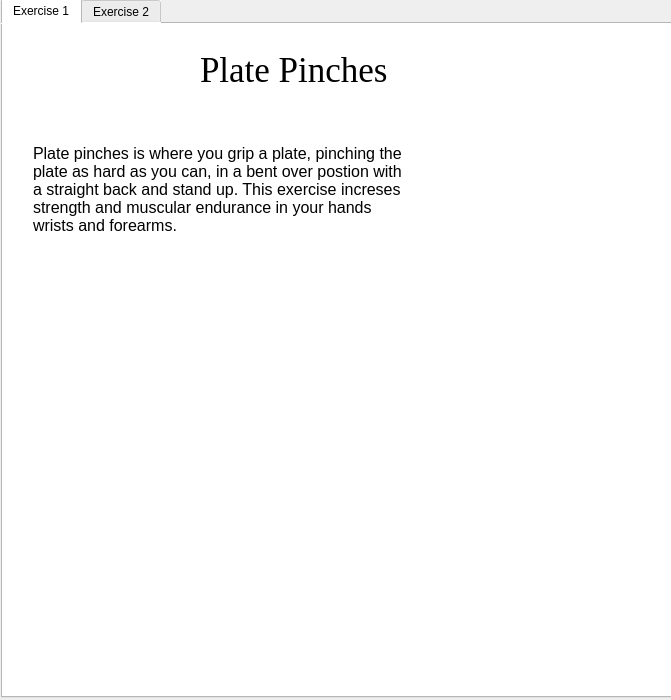
<?xml version="1.0" encoding="UTF-8"?>
<ui version="4.0">
 <class>hand_grip_widget</class>
 <widget class="QWidget" name="hand_grip_widget">
  <property name="geometry">
   <rect>
    <x>0</x>
    <y>0</y>
    <width>671</width>
    <height>700</height>
   </rect>
  </property>
  <property name="minimumSize">
   <size>
    <width>671</width>
    <height>700</height>
   </size>
  </property>
  <property name="maximumSize">
   <size>
    <width>671</width>
    <height>700</height>
   </size>
  </property>
  <property name="windowTitle">
   <string/>
  </property>
  <widget class="QTabWidget" name="hand_grip_tab">
   <property name="geometry">
    <rect>
     <x>1</x>
     <y>-2</y>
     <width>671</width>
     <height>700</height>
    </rect>
   </property>
   <property name="minimumSize">
    <size>
     <width>671</width>
     <height>700</height>
    </size>
   </property>
   <property name="maximumSize">
    <size>
     <width>671</width>
     <height>700</height>
    </size>
   </property>
   <property name="styleSheet">
    <string notr="true">background-color: rgb(255, 255, 255);</string>
   </property>
   <property name="currentIndex">
    <number>0</number>
   </property>
   <widget class="QWidget" name="exercise_1">
    <attribute name="title">
     <string>Exercise 1</string>
    </attribute>
    <widget class="QLabel" name="hgrip_exercise_1_title_lbl">
     <property name="geometry">
      <rect>
       <x>197</x>
       <y>10</y>
       <width>261</width>
       <height>71</height>
      </rect>
     </property>
     <property name="minimumSize">
      <size>
       <width>211</width>
       <height>71</height>
      </size>
     </property>
     <property name="maximumSize">
      <size>
       <width>291</width>
       <height>71</height>
      </size>
     </property>
     <property name="font">
      <font>
       <family>Georgia</family>
       <pointsize>26</pointsize>
      </font>
     </property>
     <property name="text">
      <string>Plate Pinches</string>
     </property>
    </widget>
    <widget class="QLabel" name="bi_exercise_1_msg_lbl">
     <property name="geometry">
      <rect>
       <x>30</x>
       <y>120</y>
       <width>381</width>
       <height>151</height>
      </rect>
     </property>
     <property name="font">
      <font>
       <pointsize>12</pointsize>
      </font>
     </property>
     <property name="text">
      <string>Plate pinches is where you grip a plate, pinching the plate as hard as you can, in a bent over postion with a straight back and stand up. This exercise increses strength and muscular endurance in your hands wrists and forearms.</string>
     </property>
     <property name="alignment">
      <set>Qt::AlignLeading|Qt::AlignLeft|Qt::AlignTop</set>
     </property>
     <property name="wordWrap">
      <bool>true</bool>
     </property>
    </widget>
    <widget class="QLabel" name="h_grip_exercise_1_lbl">
     <property name="geometry">
      <rect>
       <x>190</x>
       <y>300</y>
       <width>281</width>
       <height>351</height>
      </rect>
     </property>
     <property name="text">
      <string/>
     </property>
     <property name="pixmap">
      <pixmap>../../Pictures/h_grip_exercise_1.png</pixmap>
     </property>
    </widget>
   </widget>
   <widget class="QWidget" name="exercise_2">
    <attribute name="title">
     <string>Exercise 2</string>
    </attribute>
    <widget class="QLabel" name="h_grip_exercise_2_title_lbl">
     <property name="geometry">
      <rect>
       <x>108</x>
       <y>30</y>
       <width>471</width>
       <height>71</height>
      </rect>
     </property>
     <property name="minimumSize">
      <size>
       <width>471</width>
       <height>71</height>
      </size>
     </property>
     <property name="maximumSize">
      <size>
       <width>471</width>
       <height>71</height>
      </size>
     </property>
     <property name="font">
      <font>
       <family>Georgia</family>
       <pointsize>26</pointsize>
      </font>
     </property>
     <property name="text">
      <string>Hand Grip Strengthener </string>
     </property>
    </widget>
    <widget class="QLabel" name="h_grip_exercise_2_msg_lbl">
     <property name="geometry">
      <rect>
       <x>40</x>
       <y>140</y>
       <width>381</width>
       <height>191</height>
      </rect>
     </property>
     <property name="font">
      <font>
       <pointsize>12</pointsize>
      </font>
     </property>
     <property name="text">
      <string>Using the hand grip strengthener tool by gripping the handle and squeezing for multiple reps is very good at strengthening grip strength and also trains part of the forearms. This tool can be bought for a relatively cheap price and some have different weight settings on them.</string>
     </property>
     <property name="alignment">
      <set>Qt::AlignLeading|Qt::AlignLeft|Qt::AlignTop</set>
     </property>
     <property name="wordWrap">
      <bool>true</bool>
     </property>
    </widget>
    <widget class="QLabel" name="h_grip_exercise_2_lbl">
     <property name="geometry">
      <rect>
       <x>160</x>
       <y>350</y>
       <width>281</width>
       <height>311</height>
      </rect>
     </property>
     <property name="text">
      <string/>
     </property>
     <property name="pixmap">
      <pixmap>../../Pictures/h_grip_exercise_2.png</pixmap>
     </property>
    </widget>
   </widget>
  </widget>
 </widget>
 <resources/>
 <connections/>
</ui>
